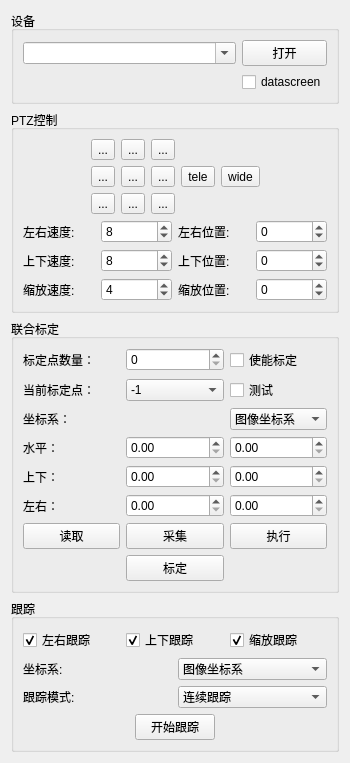
        <widget class="QWidget" name="page_3">
         <property name="geometry">
          <rect>
           <x>0</x>
           <y>0</y>
           <width>350</width>
           <height>697</height>
          </rect>
         </property>
         <property name="minimumSize">
          <size>
           <width>320</width>
           <height>0</height>
          </size>
         </property>
         <attribute name="label">
          <string>PTZ摄像机</string>
         </attribute>
         <layout class="QVBoxLayout" name="verticalLayout_7">
          <item>
           <widget class="QGroupBox" name="groupBox_16">
            <property name="sizePolicy">
             <sizepolicy hsizetype="Preferred" vsizetype="Maximum">
              <horstretch>0</horstretch>
              <verstretch>0</verstretch>
             </sizepolicy>
            </property>
            <property name="title">
             <string>设备</string>
            </property>
            <layout class="QGridLayout" name="gridLayout_9">
             <item row="1" column="1">
              <widget class="QCheckBox" name="checkBox_datascreen">
               <property name="text">
                <string>datascreen</string>
               </property>
              </widget>
             </item>
             <item row="0" column="1">
              <widget class="QPushButton" name="pushButton_open_ptz">
               <property name="text">
                <string>打开</string>
               </property>
              </widget>
             </item>
             <item row="0" column="0">
              <widget class="QComboBox" name="comboBox_ptz_name">
               <property name="sizePolicy">
                <sizepolicy hsizetype="Expanding" vsizetype="Fixed">
                 <horstretch>0</horstretch>
                 <verstretch>0</verstretch>
                </sizepolicy>
               </property>
               <property name="editable">
                <bool>true</bool>
               </property>
              </widget>
             </item>
            </layout>
           </widget>
          </item>
          <item>
           <widget class="QGroupBox" name="groupBox_17">
            <property name="title">
             <string>PTZ控制</string>
            </property>
            <layout class="QVBoxLayout" name="verticalLayout_6">
             <item>
              <layout class="QHBoxLayout" name="horizontalLayout_19">
               <item>
                <spacer name="horizontalSpacer_16">
                 <property name="orientation">
                  <enum>Qt::Horizontal</enum>
                 </property>
                 <property name="sizeHint" stdset="0">
                  <size>
                   <width>40</width>
                   <height>20</height>
                  </size>
                 </property>
                </spacer>
               </item>
               <item>
                <layout class="QGridLayout" name="gridLayout_14">
                 <item row="1" column="0">
                  <widget class="QToolButton" name="toolButton_L">
                   <property name="text">
                    <string>...</string>
                   </property>
                   <property name="icon">
                    <iconset resource="zscam_client.qrc">
                     <normaloff>:/zscam_client/icons/L.png</normaloff>:/zscam_client/icons/L.png</iconset>
                   </property>
                  </widget>
                 </item>
                 <item row="0" column="2">
                  <widget class="QToolButton" name="toolButton_UR">
                   <property name="text">
                    <string>...</string>
                   </property>
                   <property name="icon">
                    <iconset resource="zscam_client.qrc">
                     <normaloff>:/zscam_client/icons/UR.png</normaloff>:/zscam_client/icons/UR.png</iconset>
                   </property>
                  </widget>
                 </item>
                 <item row="0" column="0">
                  <widget class="QToolButton" name="toolButton_UL">
                   <property name="text">
                    <string>...</string>
                   </property>
                   <property name="icon">
                    <iconset resource="zscam_client.qrc">
                     <normaloff>:/zscam_client/icons/UL.png</normaloff>:/zscam_client/icons/UL.png</iconset>
                   </property>
                  </widget>
                 </item>
                 <item row="0" column="1">
                  <widget class="QToolButton" name="toolButton_U">
                   <property name="text">
                    <string>...</string>
                   </property>
                   <property name="icon">
                    <iconset resource="zscam_client.qrc">
                     <normaloff>:/zscam_client/icons/U.png</normaloff>:/zscam_client/icons/U.png</iconset>
                   </property>
                  </widget>
                 </item>
                 <item row="1" column="1">
                  <widget class="QToolButton" name="toolButton_home">
                   <property name="text">
                    <string>...</string>
                   </property>
                   <property name="icon">
                    <iconset resource="zscam_client.qrc">
                     <normaloff>:/zscam_client/icons/S.png</normaloff>:/zscam_client/icons/S.png</iconset>
                   </property>
                  </widget>
                 </item>
                 <item row="1" column="2">
                  <widget class="QToolButton" name="toolButton_R">
                   <property name="text">
                    <string>...</string>
                   </property>
                   <property name="icon">
                    <iconset resource="zscam_client.qrc">
                     <normaloff>:/zscam_client/icons/R.png</normaloff>:/zscam_client/icons/R.png</iconset>
                   </property>
                  </widget>
                 </item>
                 <item row="2" column="0">
                  <widget class="QToolButton" name="toolButton_DL">
                   <property name="text">
                    <string>...</string>
                   </property>
                   <property name="icon">
                    <iconset resource="zscam_client.qrc">
                     <normaloff>:/zscam_client/icons/DL.png</normaloff>:/zscam_client/icons/DL.png</iconset>
                   </property>
                  </widget>
                 </item>
                 <item row="2" column="1">
                  <widget class="QToolButton" name="toolButton_D">
                   <property name="text">
                    <string>...</string>
                   </property>
                   <property name="icon">
                    <iconset resource="zscam_client.qrc">
                     <normaloff>:/zscam_client/icons/D.png</normaloff>:/zscam_client/icons/D.png</iconset>
                   </property>
                  </widget>
                 </item>
                 <item row="2" column="2">
                  <widget class="QToolButton" name="toolButton_DR">
                   <property name="text">
                    <string>...</string>
                   </property>
                   <property name="icon">
                    <iconset resource="zscam_client.qrc">
                     <normaloff>:/zscam_client/icons/DR.png</normaloff>:/zscam_client/icons/DR.png</iconset>
                   </property>
                  </widget>
                 </item>
                </layout>
               </item>
               <item>
                <layout class="QGridLayout" name="gridLayout_15">
                 <item row="0" column="0">
                  <widget class="QToolButton" name="toolButton_tele">
                   <property name="text">
                    <string>tele</string>
                   </property>
                   <property name="icon">
                    <iconset resource="zscam_client.qrc">
                     <normaloff>:/zscam_client/icons/btm_zoom_inc.png</normaloff>:/zscam_client/icons/btm_zoom_inc.png</iconset>
                   </property>
                  </widget>
                 </item>
                 <item row="0" column="1">
                  <widget class="QToolButton" name="toolButton_wide">
                   <property name="text">
                    <string>wide</string>
                   </property>
                   <property name="icon">
                    <iconset resource="zscam_client.qrc">
                     <normaloff>:/zscam_client/icons/btm_zoom_dec.png</normaloff>:/zscam_client/icons/btm_zoom_dec.png</iconset>
                   </property>
                  </widget>
                 </item>
                </layout>
               </item>
               <item>
                <spacer name="horizontalSpacer_17">
                 <property name="orientation">
                  <enum>Qt::Horizontal</enum>
                 </property>
                 <property name="sizeHint" stdset="0">
                  <size>
                   <width>40</width>
                   <height>20</height>
                  </size>
                 </property>
                </spacer>
               </item>
              </layout>
             </item>
             <item>
              <layout class="QGridLayout" name="gridLayout_16">
               <item row="0" column="0">
                <widget class="QLabel" name="label_36">
                 <property name="text">
                  <string>左右速度:</string>
                 </property>
                </widget>
               </item>
               <item row="0" column="1">
                <widget class="QSpinBox" name="spinBox_pan_speed">
                 <property name="minimum">
                  <number>1</number>
                 </property>
                 <property name="maximum">
                  <number>24</number>
                 </property>
                 <property name="value">
                  <number>8</number>
                 </property>
                </widget>
               </item>
               <item row="0" column="2">
                <widget class="QLabel" name="label_40">
                 <property name="text">
                  <string>左右位置:</string>
                 </property>
                </widget>
               </item>
               <item row="0" column="3">
                <widget class="QSpinBox" name="spinBox_pan_abs">
                 <property name="sizePolicy">
                  <sizepolicy hsizetype="Preferred" vsizetype="Fixed">
                   <horstretch>0</horstretch>
                   <verstretch>0</verstretch>
                  </sizepolicy>
                 </property>
                 <property name="minimum">
                  <number>-2500</number>
                 </property>
                 <property name="maximum">
                  <number>2500</number>
                 </property>
                </widget>
               </item>
               <item row="1" column="0">
                <widget class="QLabel" name="label_37">
                 <property name="text">
                  <string>上下速度:</string>
                 </property>
                </widget>
               </item>
               <item row="1" column="1">
                <widget class="QSpinBox" name="spinBox_tilt_speed">
                 <property name="minimum">
                  <number>1</number>
                 </property>
                 <property name="maximum">
                  <number>20</number>
                 </property>
                 <property name="value">
                  <number>8</number>
                 </property>
                </widget>
               </item>
               <item row="1" column="2">
                <widget class="QLabel" name="label_39">
                 <property name="text">
                  <string>上下位置:</string>
                 </property>
                </widget>
               </item>
               <item row="1" column="3">
                <widget class="QSpinBox" name="spinBox_tilt_abs">
                 <property name="sizePolicy">
                  <sizepolicy hsizetype="Preferred" vsizetype="Fixed">
                   <horstretch>0</horstretch>
                   <verstretch>0</verstretch>
                  </sizepolicy>
                 </property>
                 <property name="minimum">
                  <number>-450</number>
                 </property>
                 <property name="maximum">
                  <number>1300</number>
                 </property>
                </widget>
               </item>
               <item row="2" column="0">
                <widget class="QLabel" name="label_38">
                 <property name="text">
                  <string>缩放速度:</string>
                 </property>
                </widget>
               </item>
               <item row="2" column="1">
                <widget class="QSpinBox" name="spinBox_zoom_speed">
                 <property name="maximum">
                  <number>7</number>
                 </property>
                 <property name="value">
                  <number>4</number>
                 </property>
                </widget>
               </item>
               <item row="2" column="2">
                <widget class="QLabel" name="label_41">
                 <property name="text">
                  <string>缩放位置:</string>
                 </property>
                </widget>
               </item>
               <item row="2" column="3">
                <widget class="QSpinBox" name="spinBox_zoom_abs">
                 <property name="sizePolicy">
                  <sizepolicy hsizetype="Preferred" vsizetype="Fixed">
                   <horstretch>0</horstretch>
                   <verstretch>0</verstretch>
                  </sizepolicy>
                 </property>
                 <property name="minimum">
                  <number>-16384</number>
                 </property>
                 <property name="maximum">
                  <number>16384</number>
                 </property>
                </widget>
               </item>
              </layout>
             </item>
            </layout>
           </widget>
          </item>
          <item>
           <widget class="QGroupBox" name="groupBox_18">
            <property name="title">
             <string>联合标定</string>
            </property>
            <layout class="QGridLayout" name="gridLayout_11">
             <item row="2" column="2">
              <widget class="QComboBox" name="comboBox_sample_coord">
               <item>
                <property name="text">
                 <string>图像坐标系</string>
                </property>
               </item>
               <item>
                <property name="text">
                 <string>相机坐标系</string>
                </property>
               </item>
               <item>
                <property name="text">
                 <string>教室坐标系</string>
                </property>
               </item>
               <item>
                <property name="text">
                 <string>球坐标系</string>
                </property>
               </item>
              </widget>
             </item>
             <item row="1" column="0">
              <widget class="QLabel" name="label_25">
               <property name="text">
                <string>当前标定点：</string>
               </property>
              </widget>
             </item>
             <item row="2" column="0">
              <widget class="QLabel" name="label_42">
               <property name="text">
                <string>坐标系：</string>
               </property>
              </widget>
             </item>
             <item row="3" column="2">
              <widget class="QDoubleSpinBox" name="doubleSpinBox_sample_pixel0"/>
             </item>
             <item row="1" column="1">
              <widget class="QComboBox" name="comboBox_sample_index">
               <item>
                <property name="text">
                 <string>-1</string>
                </property>
               </item>
              </widget>
             </item>
             <item row="4" column="0">
              <widget class="QLabel" name="label_34">
               <property name="text">
                <string>上下：</string>
               </property>
              </widget>
             </item>
             <item row="0" column="2">
              <widget class="QCheckBox" name="checkBox_fit_calib_en">
               <property name="text">
                <string>使能标定</string>
               </property>
              </widget>
             </item>
             <item row="6" column="1">
              <widget class="QPushButton" name="pushButton_set_sample">
               <property name="text">
                <string>采集</string>
               </property>
              </widget>
             </item>
             <item row="0" column="0">
              <widget class="QLabel" name="label_14">
               <property name="text">
                <string>标定点数量：</string>
               </property>
              </widget>
             </item>
             <item row="3" column="1">
              <widget class="QDoubleSpinBox" name="doubleSpinBox_sample_pose0"/>
             </item>
             <item row="3" column="0">
              <widget class="QLabel" name="label_32">
               <property name="text">
                <string>水平：</string>
               </property>
              </widget>
             </item>
             <item row="4" column="1">
              <widget class="QDoubleSpinBox" name="doubleSpinBox_sample_pose1"/>
             </item>
             <item row="4" column="2">
              <widget class="QDoubleSpinBox" name="doubleSpinBox_sample_pixel1"/>
             </item>
             <item row="0" column="1">
              <widget class="QSpinBox" name="spinBox_sample_count"/>
             </item>
             <item row="5" column="1">
              <widget class="QDoubleSpinBox" name="doubleSpinBox_sample_pose2"/>
             </item>
             <item row="6" column="0">
              <widget class="QPushButton" name="pushButton_get_sample">
               <property name="text">
                <string>读取</string>
               </property>
              </widget>
             </item>
             <item row="5" column="0">
              <widget class="QLabel" name="label_35">
               <property name="text">
                <string>左右：</string>
               </property>
              </widget>
             </item>
             <item row="6" column="2">
              <widget class="QPushButton" name="pushButton_run_sample">
               <property name="text">
                <string>执行</string>
               </property>
              </widget>
             </item>
             <item row="5" column="2">
              <widget class="QDoubleSpinBox" name="doubleSpinBox_sample_pixel2"/>
             </item>
             <item row="1" column="2">
              <widget class="QCheckBox" name="checkBox_test_track">
               <property name="text">
                <string>测试</string>
               </property>
              </widget>
             </item>
             <item row="7" column="1">
              <widget class="QPushButton" name="pushButton_fit_calib">
               <property name="text">
                <string>标定</string>
               </property>
              </widget>
             </item>
            </layout>
           </widget>
          </item>
          <item>
           <widget class="QGroupBox" name="groupBox_19">
            <property name="title">
             <string>跟踪</string>
            </property>
            <layout class="QGridLayout" name="gridLayout_18">
             <item row="0" column="0" colspan="2">
              <layout class="QHBoxLayout" name="horizontalLayout_9">
               <item>
                <widget class="QCheckBox" name="checkBox_ptz_track_pan_mask">
                 <property name="text">
                  <string>左右跟踪</string>
                 </property>
                 <property name="checked">
                  <bool>true</bool>
                 </property>
                </widget>
               </item>
               <item>
                <widget class="QCheckBox" name="checkBox_ptz_track_tilt_mask">
                 <property name="text">
                  <string>上下跟踪</string>
                 </property>
                 <property name="checked">
                  <bool>true</bool>
                 </property>
                </widget>
               </item>
               <item>
                <widget class="QCheckBox" name="checkBox_ptz_track_zoom_mask">
                 <property name="text">
                  <string>缩放跟踪</string>
                 </property>
                 <property name="checked">
                  <bool>true</bool>
                 </property>
                </widget>
               </item>
              </layout>
             </item>
             <item row="1" column="0">
              <widget class="QLabel" name="label_85">
               <property name="text">
                <string>坐标系:</string>
               </property>
              </widget>
             </item>
             <item row="1" column="1">
              <widget class="QComboBox" name="comboBox_ptz_track_coord">
               <item>
                <property name="text">
                 <string>图像坐标系</string>
                </property>
               </item>
               <item>
                <property name="text">
                 <string>相机坐标系</string>
                </property>
               </item>
               <item>
                <property name="text">
                 <string>教室坐标系</string>
                </property>
               </item>
               <item>
                <property name="text">
                 <string>球坐标系</string>
                </property>
               </item>
              </widget>
             </item>
             <item row="2" column="0">
              <widget class="QLabel" name="label_87">
               <property name="text">
                <string>跟踪模式:</string>
               </property>
              </widget>
             </item>
             <item row="2" column="1">
              <widget class="QComboBox" name="comboBox_ptz_track_mode">
               <item>
                <property name="text">
                 <string>连续跟踪</string>
                </property>
               </item>
               <item>
                <property name="text">
                 <string>锁定跟踪</string>
                </property>
               </item>
              </widget>
             </item>
             <item row="3" column="0" colspan="2">
              <layout class="QHBoxLayout" name="horizontalLayout_10">
               <item>
                <spacer name="horizontalSpacer_14">
                 <property name="orientation">
                  <enum>Qt::Horizontal</enum>
                 </property>
                 <property name="sizeHint" stdset="0">
                  <size>
                   <width>40</width>
                   <height>20</height>
                  </size>
                 </property>
                </spacer>
               </item>
               <item>
                <widget class="QPushButton" name="pushButton_ptz_track_run">
                 <property name="text">
                  <string>开始跟踪</string>
                 </property>
                </widget>
               </item>
               <item>
                <spacer name="horizontalSpacer_15">
                 <property name="orientation">
                  <enum>Qt::Horizontal</enum>
                 </property>
                 <property name="sizeHint" stdset="0">
                  <size>
                   <width>40</width>
                   <height>20</height>
                  </size>
                 </property>
                </spacer>
               </item>
              </layout>
             </item>
            </layout>
           </widget>
          </item>
          <item>
           <spacer name="verticalSpacer_4">
            <property name="orientation">
             <enum>Qt::Vertical</enum>
            </property>
            <property name="sizeHint" stdset="0">
             <size>
              <width>20</width>
              <height>4</height>
             </size>
            </property>
           </spacer>
          </item>
         </layout>
        </widget>
